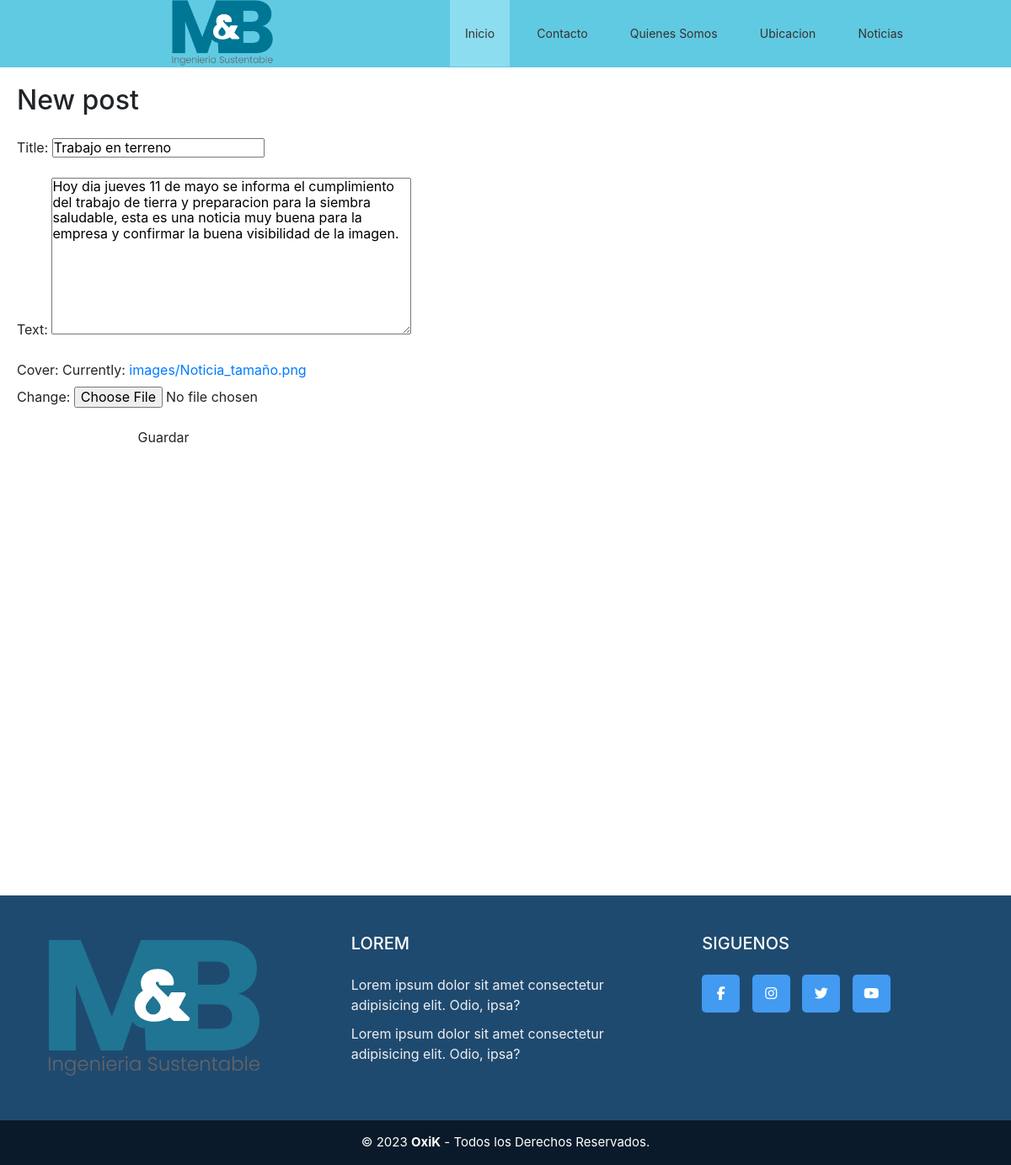
/post/19/edit/, run on the app's committed database.
### blogsustentable/models.py (models this page shows, shortened)
class Post(models.Model):
    author = models.ForeignKey(settings.AUTH_USER_MODEL, on_delete=models.CASCADE)
    title = models.CharField(max_length=200)
    text = models.TextField()
    created_date = models.DateTimeField(
            default=timezone.now)
    published_date = models.DateTimeField(
            blank=True, null=True)
    cover = models.ImageField(upload_to='images/')

### blogsustentable/views.py (the view)
# urls.py: path('post/<int:pk>/edit/', views.post_edit, name='post_edit'),
def post_edit(request, pk):
    post = get_object_or_404(Post, pk=pk)
    if request.method == "POST":
        form = PostForm(request.POST, instance=post)
        if form.is_valid():
            post = form.save(commit=False)
            post.author = request.user
            post.published_date = timezone.now()
            post.save()
            return redirect('post_detail', pk=post.pk)
    else:
        form = PostForm(instance=post)
    return render(request, 'blog/post_edit.html', {'form': form})

### blogsustentable/forms.py
class PostForm(forms.ModelForm):
    class Meta:
        model = Post
        fields = ('title', 'text', 'cover')

### blogsustentable/templates/blog/post_edit.html (shortened to what this page needs)
{% extends 'blog/base.html' %}
{% load static %}
        {% block content %}
        <h2 style="margin-left: 20px; margin-top: 20px;">New post</h2>
        <div class="posteos" style="margin: 25px; padding-left: 20px; display: block; margin-left: auto; margin-right: auto; width: 100%;">
         <form method="POST" class="post-form" enctype="multipart/form-data">
            {{ form.as_p }}
            <button type="submit" class="save btn btn-default" style="width: 10%;margin-left: 115px;">Guardar</button>
    </form>
</div>
<div class="vacio" style="height: 500px"></div>
    {% endblock %}

### blogsustentable/static/css/style.css (style rules this page uses)
* { padding: 0; margin: 0; text-decoration: none; list-style: none; box-sizing: border-box; }
body { font-family: Arial, Helvetica, sans-serif; margin: 0; padding: 0; overflow-x: hidden; }

### data on the page
Post: title "Trabajo en terreno", text "Hoy dia jueves 11 de mayo se informa el cumplimiento del trabajo de tierra y preparacion para la siembra saludable, esta es una noticia muy buena para la empresa y confirmar la buena visibilidad de la imagen."
